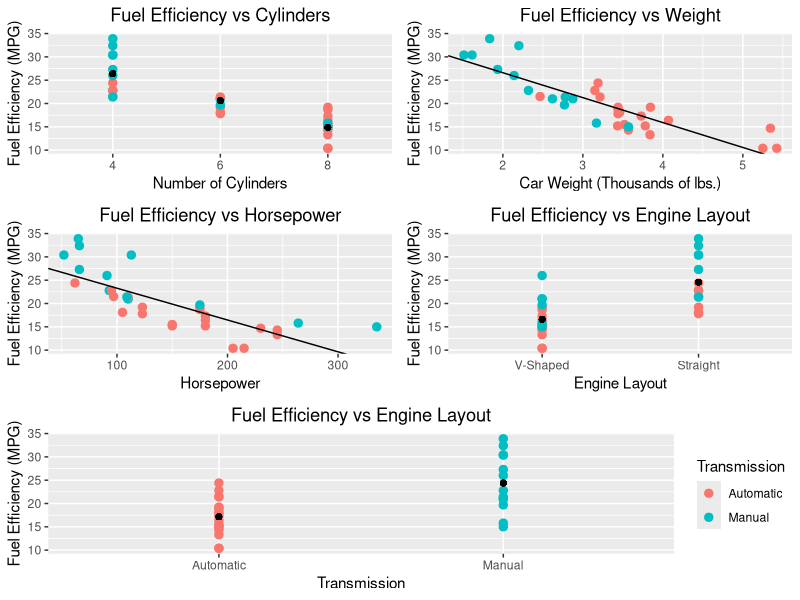
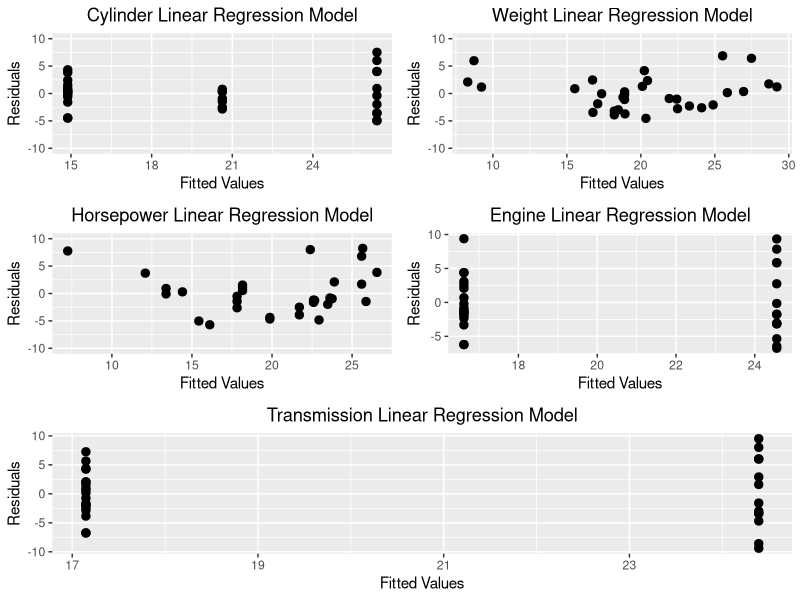
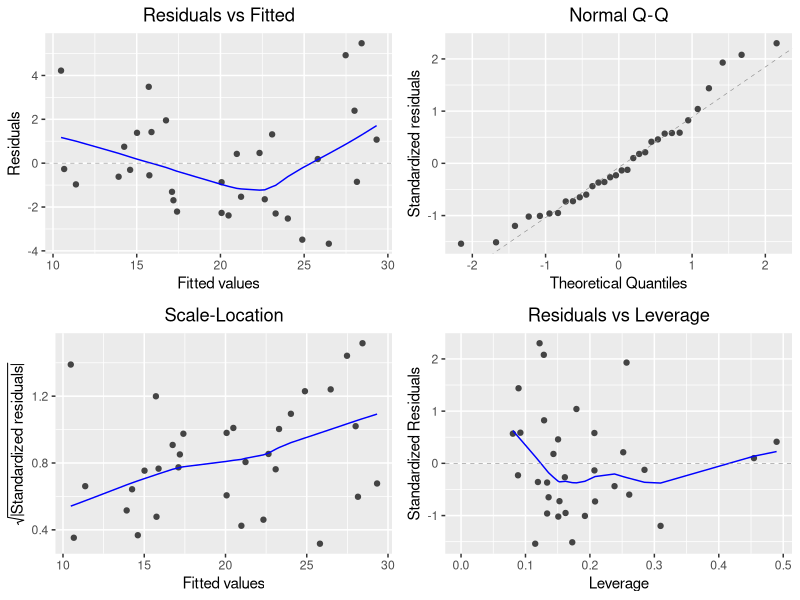

Reproduce these figures in R, in order.
## ---- chunk 1
knitr::opts_chunk$set(echo = FALSE)
library(ggplot2)
library(gridExtra)
library(ggfortify)
library(Metrics)
car_data <- mtcars[,c(1,2,4,6,8,9)]
## ---- chunk 2
cor(car_data)
## ---- chunk 3
summary(car_data)
## ---- chunk 4

cyl_reg <- lm(mpg ~ cyl, car_data)
hp_reg <- lm(mpg ~ hp, car_data)
wt_reg <- lm(mpg ~ wt, car_data)
vs_reg <- lm(mpg ~ vs, car_data)
am_reg <- lm(mpg ~ am, car_data)

coeff <- data.frame(Variable = c("Cylinders", "Weight", "Horsepower", "Engine", "Transmission"),
                    Intercept = c(cyl_reg$coefficients[1], wt_reg$coefficients[1], hp_reg$coefficients[1], vs_reg$coefficients[1], am_reg$coefficients[1]),
                    Slope = c(cyl_reg$coefficients[2], wt_reg$coefficients[2], hp_reg$coefficients[2], vs_reg$coefficients[2], am_reg$coefficients[2]))

coeff
## ---- chunk 5
cyl_4_6_test <- t.test(mpg~cyl, data = mtcars[mtcars$cyl != 8,])
cyl_4_8_test <- t.test(mpg~cyl, data = mtcars[mtcars$cyl != 6,])
cyl_6_8_test <- t.test(mpg~cyl, data = mtcars[mtcars$cyl != 4,])
wt_test <- cor.test(mtcars$mpg, mtcars$wt)
hp_test <- cor.test(mtcars$mpg, mtcars$hp)
am_test <- t.test(mpg~am, data = mtcars)
vs_test <- t.test(mpg~vs, data = mtcars)

p_values <- data.frame(Variable = c("4 & 6 Cylinders", "4 & 8 Cylinders", "6 & 8 Cylinders", "Weight",
                                    "Horsepower", "Engine", "Transmission"),
                       p_Value = c(cyl_4_6_test$p.value, cyl_4_8_test$p.value, cyl_6_8_test$p.value,
                                    wt_test$p.value, hp_test$p.value, vs_test$p.value, am_test$p.value))
p_values
## ---- chunk 6
g_cyl <- ggplot(car_data, aes(x = as.factor(cyl), y = mpg)) +
    geom_point(size = 2.5, aes(color = as.factor(am))) +
    geom_point(aes(x = 1, y = cyl_reg$coefficients[1] + 4 * cyl_reg$coefficients[2])) +
    geom_point(aes(x = 2, y = cyl_reg$coefficients[1] + 6 * cyl_reg$coefficients[2])) +
    geom_point(aes(x = 3, y = cyl_reg$coefficients[1] + 8 * cyl_reg$coefficients[2])) +
    xlab("Number of Cylinders") +
    ylab("Fuel Efficiency (MPG)") +
    ggtitle("Fuel Efficiency vs Cylinders") +
    theme(plot.title = element_text(hjust = 0.5)) +
    theme(legend.position = "none")

g_wt <- ggplot(car_data, aes(x = wt, y = mpg)) +
    geom_point(size = 2.5, aes(color = as.factor(am))) +
    geom_abline(slope = wt_reg$coefficients[2], intercept = wt_reg$coefficients[1]) +
    xlab("Car Weight (Thousands of lbs.)") +
    ylab("Fuel Efficiency (MPG)") +
    ggtitle("Fuel Efficiency vs Weight") +
    theme(plot.title = element_text(hjust = 0.5)) +
    theme(legend.position = "none")

g_hp <- ggplot(car_data, aes(x = hp, y = mpg)) +
    geom_point(size = 2.5, aes(color = as.factor(am))) +
    geom_abline(slope = hp_reg$coefficients[2], intercept = hp_reg$coefficients[1]) +
    xlab("Horsepower") +
    ylab("Fuel Efficiency (MPG)") +
    ggtitle("Fuel Efficiency vs Horsepower") +
    theme(plot.title = element_text(hjust = 0.5)) +
    theme(legend.position = "none")

g_vs <- ggplot(car_data, aes(x = as.factor(vs), y = mpg)) +
    geom_point(size = 2.5, aes(color = as.factor(am))) +
    geom_point(aes(x = 1, y = vs_reg$coefficients[1])) +
    geom_point(aes(x = 2, y = vs_reg$coefficients[1] + vs_reg$coefficients[2])) +
    xlab("Engine Layout") +
    scale_x_discrete(labels = c("V-Shaped", "Straight")) +
    ylab("Fuel Efficiency (MPG)") +
    ggtitle("Fuel Efficiency vs Engine Layout") +
    theme(plot.title = element_text(hjust = 0.5)) +
    theme(legend.position = "none")
    
g_am <- ggplot(car_data, aes(x = as.factor(am), y = mpg)) +
    geom_point(size = 2.5, aes(color = as.factor(am))) +
    geom_point(aes(x = 1, y = am_reg$coefficients[1])) +
    geom_point(aes(x = 2, y = am_reg$coefficients[1] + am_reg$coefficients[2])) +
    xlab("Transmission") +
    scale_x_discrete(labels = c("Automatic", "Manual")) +
    ylab("Fuel Efficiency (MPG)") +
    ggtitle("Fuel Efficiency vs Engine Layout") +
    theme(plot.title = element_text(hjust = 0.5)) +
    labs(color = "Transmission") +
    scale_color_discrete(name = "Transmission", labels = c("Automatic", "Manual"))

grid.arrange(g_cyl, g_wt, g_hp, g_vs, g_am, layout_matrix = rbind(c(1, 2), c(3, 4), c(5, 5)))
## ---- chunk 7

g_cyl_reg <- ggplot(cyl_reg, aes(x = .fitted, y = .resid)) +
    geom_point(size = 2.5) +
    xlab("Fitted Values") +
    ylab("Residuals") +
    ylim(-10,10) +
    ggtitle("Cylinder Linear Regression Model") +
    theme(plot.title = element_text(hjust = 0.5))

g_hp_reg <- ggplot(hp_reg, aes(x = .fitted, y = .resid)) +
    geom_point(size = 2.5) +
    xlab("Fitted Values") +
    ylab("Residuals") +
    ylim(-10, 10) +
    ggtitle("Horsepower Linear Regression Model") +
    theme(plot.title = element_text(hjust = 0.5))

g_wt_reg <- ggplot(wt_reg, aes(x = .fitted, y = .resid)) +
    geom_point(size = 2.5) +
    xlab("Fitted Values") +
    ylab("Residuals") +
    ylim(-10, 10) +
    ggtitle("Weight Linear Regression Model") +
    theme(plot.title = element_text(hjust = 0.5))

g_vs_reg <- ggplot(vs_reg, aes(x = .fitted, y = .resid)) +
    geom_point(size = 2.5) +
    xlab("Fitted Values") +
    ylab("Residuals") +
    ggtitle("Engine Linear Regression Model") +
    theme(plot.title = element_text(hjust = 0.5))

g_am_reg <- ggplot(am_reg, aes(x = .fitted, y = .resid)) +
    geom_point(size = 2.5) +
    xlab("Fitted Values") +
    ylab("Residuals") +
    ggtitle("Transmission Linear Regression Model") +
    theme(plot.title = element_text(hjust = 0.5))

grid.arrange(g_cyl_reg, g_wt_reg, g_hp_reg, g_vs_reg, g_am_reg, layout_matrix = rbind(c(1, 2), c(3, 4), c(5, 5)))
## ---- chunk 8
rmses <- data.frame(Variable = c("Cylinders", "Weight", "Horsepower", "Engine", "Transmission"),
                    Root_Mean_Square_Error = c(rmse(car_data$mpg, cyl_reg$fitted.values),
                                                rmse(car_data$mpg, wt_reg$fitted.values),
                                                rmse(car_data$mpg, hp_reg$fitted.values),
                                                rmse(car_data$mpg, vs_reg$fitted.values),
                                                rmse(car_data$mpg, am_reg$fitted.values)))
rmses
## ---- chunk 9
reg <- lm(mpg ~ cyl + wt + hp + vs + am, car_data)

autoplot(reg, label = FALSE) + theme(plot.title = element_text(hjust = 0.5))
